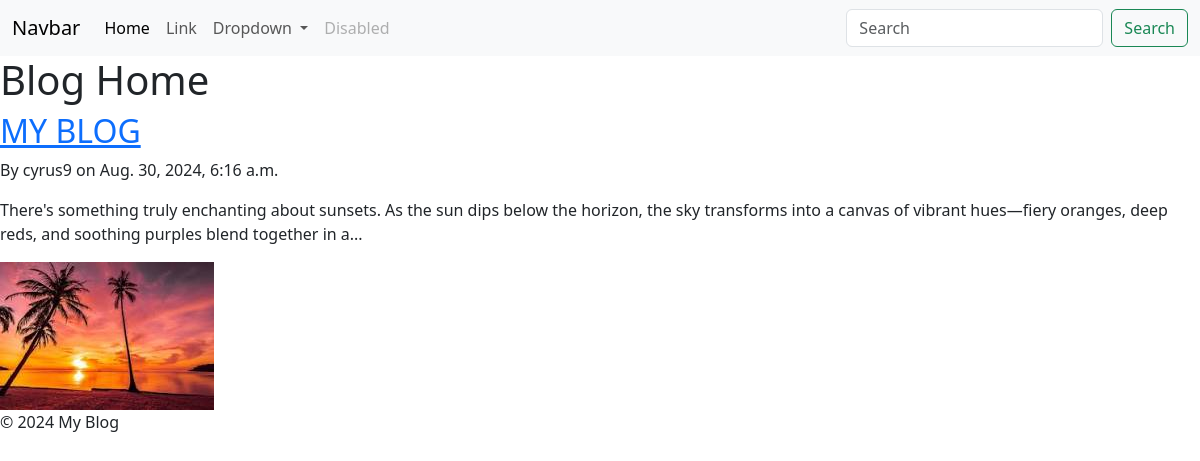
Screenshot of /post/3/ with the database file from the repository.
### blog/models.py (models this page shows, shortened)
class Post(models.Model):
    title = models.CharField(max_length=100)
    content = models.TextField()
    image = models.ImageField(upload_to='blog_images/', blank=True, null=True)  # Field for images
    author = models.ForeignKey(User, on_delete=models.CASCADE)
    created_at = models.DateTimeField(auto_now_add=True)
    def get_absolute_url(self):
        return reverse('post-detail', kwargs={'pk': self.pk})

### blog/views.py (the view)
# urls.py: path('post/<int:pk>/', views.post_view, name='post-detail'),
def post_view(request, pk):
    posts = Post.objects.all()
    for post in posts:
        print(post.title)
    return render(request, "home.html", {"posts": posts})

### blog/templates/home.html
{% extends "base_generic.html" %}
{% block content %}
  <h1>Blog Home</h1>
  {% for post in posts %}
    <div>
      <h2><a href="{{ post.get_absolute_url }}">{{ post.title }}</a></h2>
      <p>By {{ post.author }} on {{ post.created_at }}</p>
      <p>{{ post.content|slice:":200" }}...</p>
      {% if post.image %}
        <img src="{{ post.image.url }}" alt="{{ post.title }}" style="max-width: 100%; height: auto;">
      {% endif %}
    </div>
  {% endfor %}
{% endblock %}

### templates/base_generic.html (shortened to what this page needs)
<!DOCTYPE html>
<html lang="en">
<head>
    <link href="https://cdn.jsdelivr.net/npm/bootstrap@5.3.3/dist/css/bootstrap.min.css" rel="stylesheet">
    {% include "navbar.html" %}
</head>
<body>
    {% block content %}
    {% endblock %}
    <footer>
        <p>&copy; 2024 My Blog</p>
    </footer>
</body>
</html>

### templates/navbar.html (shortened to what this page needs)
{% load static %}
<nav class="navbar navbar-expand-lg bg-body-tertiary">
  <div class="container-fluid">
    <a class="navbar-brand" href="#">Navbar</a>
    <div class="collapse navbar-collapse" id="navbarSupportedContent">
      <ul class="navbar-nav me-auto mb-2 mb-lg-0">
        <li class="nav-item">
          <a class="nav-link active" aria-current="page" href="#">Home</a>
        </li>
        <li class="nav-item">
          <a class="nav-link" href="#">Link</a>
        </li>
        <li class="nav-item dropdown">
          <a class="nav-link dropdown-toggle" href="#" role="button" data-bs-toggle="dropdown" aria-expanded="false">
            Dropdown
          </a>
        </li>
        <li class="nav-item">
          <a class="nav-link disabled" aria-disabled="true">Disabled</a>
        </li>
      </ul>
      <form class="d-flex" role="search">
        <input class="form-control me-2" type="search" placeholder="Search" aria-label="Search">
        <button class="btn btn-outline-success" type="submit">Search</button>
      </form>
    </div>
  </div>
</nav>

### rows the page displays
Post: title "MY BLOG", author "cyrus9", created_at "Aug. 30, 2024, 6:16 a.m.", content "There's something truly enchanting about sunsets. As the sun dips below the horizon, the sky transforms into a canvas of vibrant hues—fiery oranges, deep reds, and soothing purples blend together in a", image (picture)
